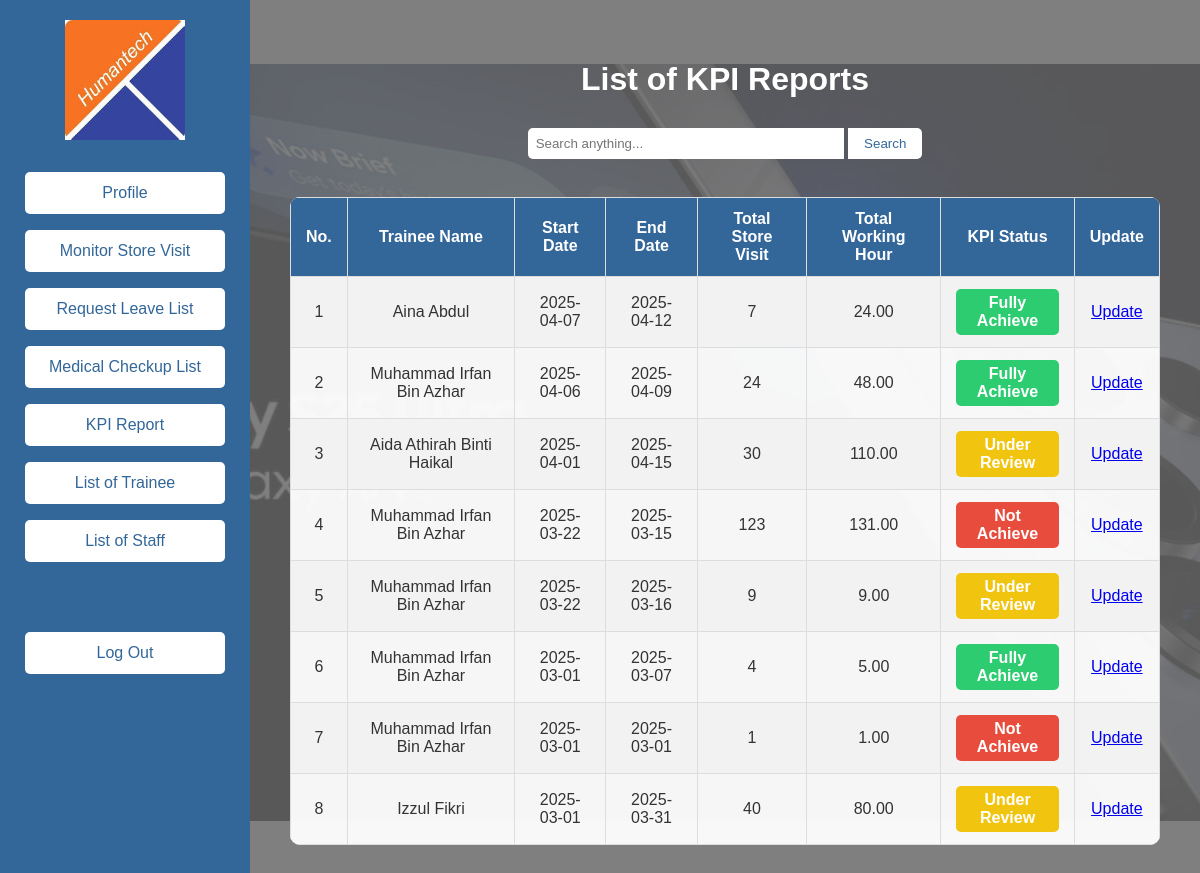
/staffkpi.php (signed in), run on the app's committed database.
### tables this page shows
CREATE TABLE `kpi` (
  `kpi_no` int(11) NOT NULL,
  `kpi_trainee` varchar(50) NOT NULL,
  `kpi_date` date NOT NULL,
  `kpi_enddate` date NOT NULL,
  `kpi_store` varchar(3) NOT NULL,
  `kpi_hour` decimal(5,2) NOT NULL,
  `kpi_status` varchar(50) NOT NULL
);

### staffkpi.php (the view, shortened to what this page needs)
<?php
$conn = mysqli_connect("localhost", "root", "", "samsung");
$search = isset($_GET['search']) ? mysqli_real_escape_string($conn, $_GET['search']) : '';
$sql_kpi = "SELECT * FROM kpi
    WHERE kpi_trainee LIKE '%$search%'
    OR kpi_date LIKE '%$search%'
    OR kpi_store LIKE '%$search%'
    OR kpi_hour LIKE '%$search%'
    OR kpi_status LIKE '%$search%'
    ORDER BY kpi_date DESC";
$result_kpi = mysqli_query($conn, $sql_kpi);
?>
<!DOCTYPE html>
<html lang="en">
<head>
</head>
<body>
<div class="sidebar">
  <a href="homestaff.php">
    <img src="images/logo.png" alt="Logo" />
  </a>
  <button onclick="location.href='homestaff.php'">Profile</button>
  <button onclick="location.href='staffstorevisit.php'">Monitor Store Visit</button>
  <button onclick="location.href='staffleave.php'">Request Leave List</button>
  <button onclick="location.href='staffmedical.php'">Medical Checkup List</button>
  <button onclick="location.href='staffkpi.php'">KPI Report</button>
  <button onclick="location.href='stafftraineelist.php'">List of Trainee</button>
  <button onclick="location.href='stafflist.php'">List of Staff</button>
  <br><br><br>
  <button onclick="location.href='stafflogout.php'">Log Out</button>
</div>
<div class="main-content">
    <h1>List of KPI Reports</h1>
    <div class="search-container">
        <form method="get" action="">
            <input type="text" name="search" placeholder="Search anything..." value="<?php echo htmlspecialchars($search); ?>">
            <button type="submit">Search</button>
        </form>
    </div>
    <br>
    <table>
        <tr>
            <th>No.</th>
            <th>Trainee Name</th>
            <th>Start Date</th>
            <th>End Date</th>
            <th>Total Store Visit</th>
            <th>Total Working Hour</th>
            <th>KPI Status</th>
            <th>Update</th>
        </tr>
        <?php
        if (mysqli_num_rows($result_kpi) > 0) {
            $no = 1;
            while ($row = mysqli_fetch_assoc($result_kpi)) {
                $status = strtolower(trim($row['kpi_status']));
                $statusClass = 'pending';
                $statusDisplay = 'Under Review';
                if ($status === 'fully achieve') {
                    $statusClass = 'fully-achieve';
                    $statusDisplay = 'Fully Achieve';
                } elseif ($status === 'pending') {
                    $statusClass = 'pending';
                    $statusDisplay = 'Under Review';
                } elseif ($status === 'not achieve') {
                    $statusClass = 'not-achieve';
                    $statusDisplay = 'Not Achieve';
                }
                echo "<tr>";
                echo "<td>" . $no++ . "</td>";
                echo "<td>" . htmlspecialchars($row['kpi_trainee']) . "</td>";
                echo "<td>" . htmlspecialchars($row['kpi_date']) . "</td>";
                echo "<td>" . htmlspecialchars($row['kpi_enddate']) . "</td>";
                echo "<td>" . htmlspecialchars($row['kpi_store']) . "</td>";
                echo "<td>" . htmlspecialchars($row['kpi_hour']) . "</td>";
                echo "<td><span class='status-label {$statusClass}'>" . $statusDisplay . "</span></td>";
                echo "<td><a href='staffkpiupdate.php?kpi_no=" . urlencode($row['kpi_no']) . "'>Update</a></td>";
                echo "</tr>";
            }
        } else {
            echo "<tr><td colspan='8'>No KPI reports found.</td></tr>";
        }
        ?>
    </table>
</div>
</body>
</html>

### staffkpi.php (style rules this page uses)
body { margin: 0; font-family: Arial, sans-serif; display: flex; background-image: url('images/2.png'); background-size: cover; background-position: center; background-repeat: no-repeat; background-attachment: fixed; position: relative; min-height: 100vh; }
body::before { content: ""; position: absolute; top: 0; left: 0; right: 0; bottom: 0; background-color: rgba(0, 0, 0, 0.5); z-index: 0; }
.sidebar { width: 250px; background-color: #336699; color: #fff; display: flex; flex-direction: column; align-items: center; padding-top: 20px; position: fixed; top: 0; left: 0; bottom: 0; overflow: hidden; z-index: 2; }
.sidebar img { width: 120px; margin-bottom: 20px; cursor: pointer; }
.sidebar button { width: 80%; padding: 12px; margin: 8px 0; border: none; background-color: #ffffff; color: #336699; font-size: 16px; border-radius: 5px; cursor: pointer; transition: background-color 0.3s; }
.main-content { margin-left: 250px; padding: 40px; display: flex; flex-direction: column; align-items: center; z-index: 1; position: relative; color: #fff; width: calc(100% - 250px); }
.main-content h1 { color: #ffffff; margin-bottom: 30px; }
.search-container { margin-bottom: 20px; display: flex; align-items: center; justify-content: center; }
.search-container input[type="text"] { padding: 8px; width: 300px; border-radius: 5px 0 0 5px; border: none; }
.search-container button { padding: 8px 16px; border: none; background-color: #ffffff; color: #336699; cursor: pointer; border-radius: 0 5px 5px 0; transition: background-color 0.3s; }
table { width: 100%; max-width: 1000px; border-collapse: collapse; background-color: rgba(255, 255, 255, 0.95); color: #333; border-radius: 10px; overflow: hidden; }
table th, table td { padding: 12px 15px; border: 1px solid #ddd; text-align: center; }
table th { background-color: #336699; color: #ffffff; }
table tr:nth-child(even) { background-color: #f2f2f2; }
.status-label { padding: 5px 10px; border-radius: 5px; color: #fff; font-weight: bold; display: inline-block; }
.status-label.pending { background-color: #f1c40f; }
.status-label.fully-achieve { background-color: #2ecc71; }
.status-label.not-achieve { background-color: #e74c3c; }

### data on the page
kpi: kpi_trainee "Aina Abdul", kpi_date "2025-04-07", kpi_enddate "2025-04-12", kpi_store "7", kpi_hour "24.00", kpi_status "Fully Achieve"
kpi: kpi_trainee "Muhammad Irfan Bin Azhar", kpi_date "2025-04-06", kpi_enddate "2025-04-09", kpi_store "24", kpi_hour "48.00", kpi_status "Fully Achieve"
kpi: kpi_trainee "Aida Athirah Binti Haikal", kpi_date "2025-04-01", kpi_enddate "2025-04-15", kpi_store "30", kpi_hour "110.00", statusDisplay "Under Review"
kpi: kpi_trainee "Muhammad Irfan Bin Azhar", kpi_date "2025-03-22", kpi_enddate "2025-03-15", kpi_store "123", kpi_hour "131.00", kpi_status "Not Achieve"
kpi: kpi_trainee "Muhammad Irfan Bin Azhar", kpi_date "2025-03-22", kpi_enddate "2025-03-16", kpi_store "9", kpi_hour "9.00", statusDisplay "Under Review"
kpi: kpi_trainee "Muhammad Irfan Bin Azhar", kpi_date "2025-03-01", kpi_enddate "2025-03-07", kpi_store "4", kpi_hour "5.00", kpi_status "Fully Achieve"
kpi: kpi_trainee "Muhammad Irfan Bin Azhar", kpi_date "2025-03-01", kpi_enddate "2025-03-01", kpi_store "1", kpi_hour "1.00", kpi_status "Not Achieve"
kpi: kpi_trainee "Izzul Fikri", kpi_date "2025-03-01", kpi_enddate "2025-03-31", kpi_store "40", kpi_hour "80.00", statusDisplay "Under Review"
